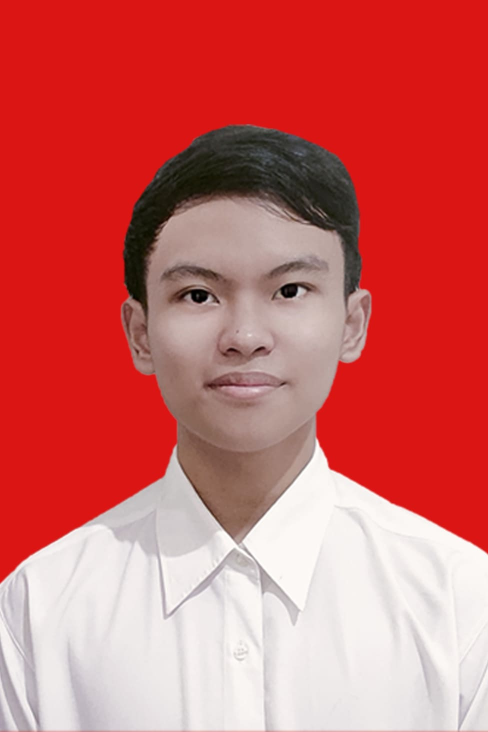
#> input picture image.jpg, 976 x 1464 px, found by its file name (shown at 1/2 size)
$ jupyter execute image_convert.ipynb
#> lines starting #> are read from the running program, lines starting #| are printed output that depends on the picture
[cell 1]
import cv2                            # image processing
import matplotlib.pylab as pltlib     # plot and visualization
import numpy as np                    # numerical computing

[cell 2]
# set the style for plots to 'ggplot'
pltlib.style.use('ggplot')

# read the image using matplotlib and cv2
img_matplotlib = pltlib.imread('C:\Briefcase\Image Processing\ImageProcess\image.jpg')
#> img_matplotlib is the input picture: shape (1464, 976, 3); mean R, G, B 206.8, 102.2, 100.3
img_cv = cv2.imread('C:\Briefcase\Image Processing\ImageProcess\image.jpg')

[cell 3]
# print image
fig, axs = pltlib.subplots(1,2, figsize = (10,5))           # create figure and set subplots with specific size
axs[0].imshow(img_matplotlib)                               # print image
axs[0].axis('off')                                          # turn off the axis
axs[0].set_title("Matplotlib Image")
axs[1].imshow(img_cv)
axs[1].axis('off')
axs[1].set_title("OpenCV Image")
pltlib.show()
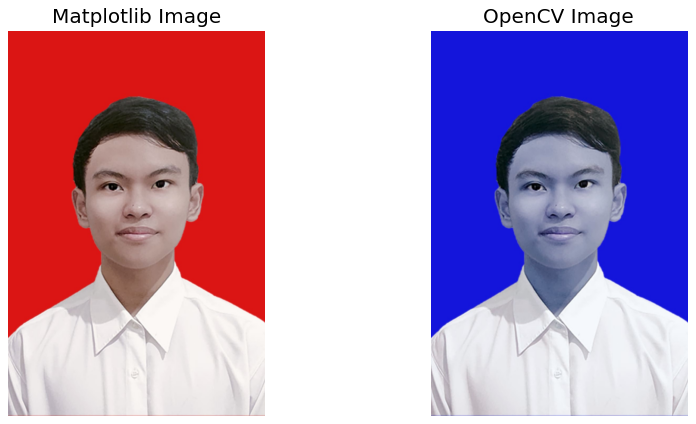
#> figure drawn by matplotlib, 2 panels; B, G, R data is drawn as R, G, B

[cell 4]
# extract pixel
print("Pixel matrix extracting using Matplotlib")
print(img_matplotlib)
#> (printed output is left out)
print()
print()
print("Pixel matrix extracting using OpenCV")
print(img_cv)
#> (printed output is left out)

[cell 5]
import numpy as np

img_cv_gray = cv2.cvtColor(img_cv, cv2.COLOR_BGR2GRAY)
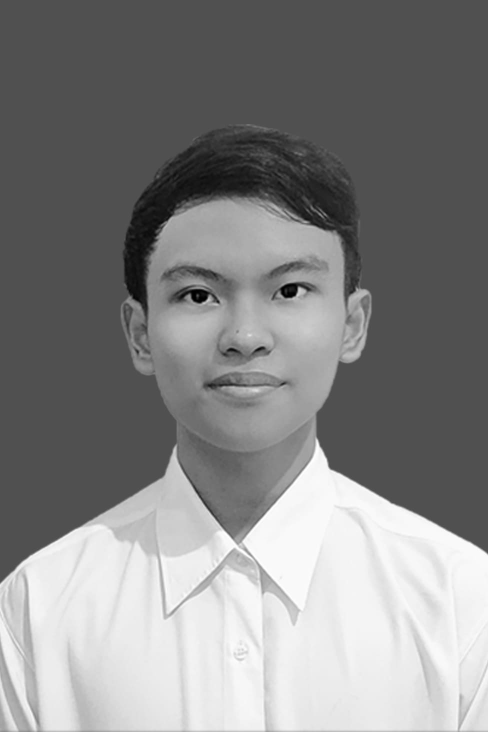
#> img_cv_gray: shape (1464, 976) (shown at 1/2 size); min 0, max 255, mean 133.2

# picking ROI
roi = cv2.selectROI("Set Region of Interest", img_cv_gray, showCrosshair=True, fromCenter=False)

# saving ROI coordinate
x,y,w,h = roi

# crop image based on ROI
cropped_image = img_cv_gray[y:y+h, x:x+w]

cv2.imshow("Cropped Image", cropped_image)

# print matrix pixel with grayscale format
print(np.array(cropped_image))

# close the window
cv2.waitKey(0)
cv2.destroyAllWindows()
